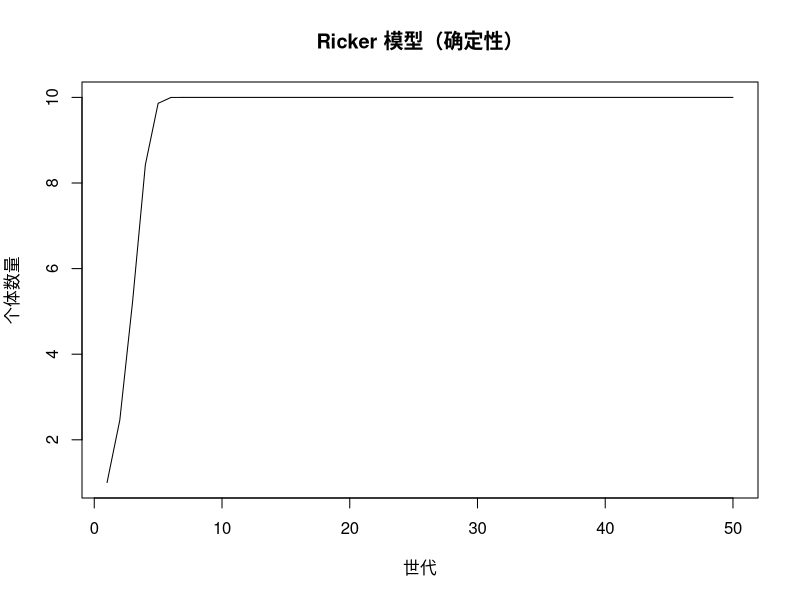

Recreate this plot in R.
# 运行确定性 Ricker 种群模型

Ricker <- function(N0 = 1, r = 1, K = 10, generations = 50) {
  # 运行 Ricker 模型模拟
  # 返回长度为 generations 的向量
  
  N <- rep(NA, generations)  # 创建一个全为 NA 的向量
  N[1] <- N0
  
  for (t in 2:generations) {
    N[t] <- N[t - 1] * exp(r * (1.0 - (N[t - 1] / K)))
  }
  
  return(N)
}

# 画图查看结果
plot(Ricker(generations = 50), type = "l", main = "Ricker 模型（确定性）", xlab = "世代", ylab = "个体数量")
